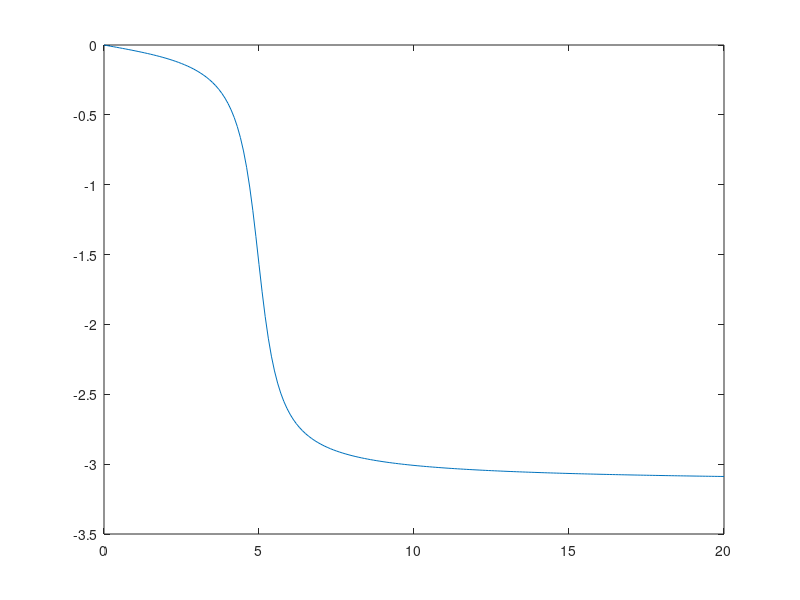
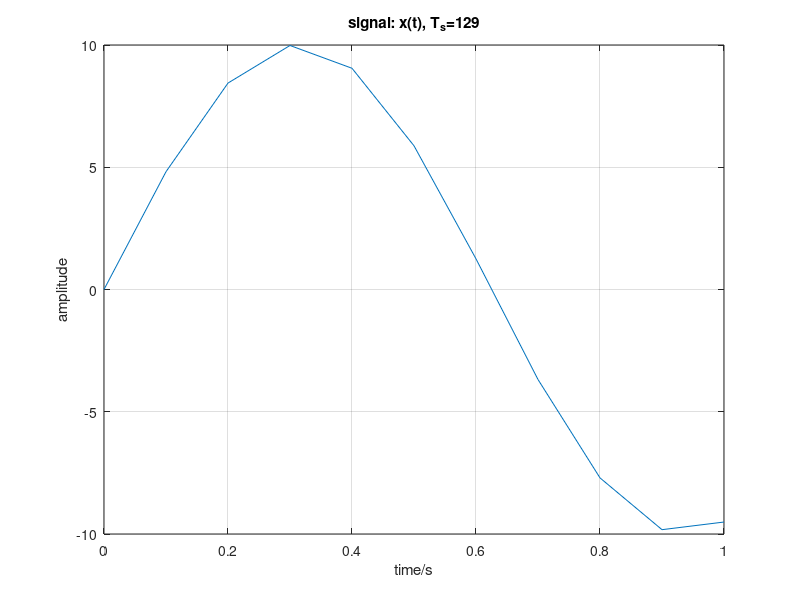
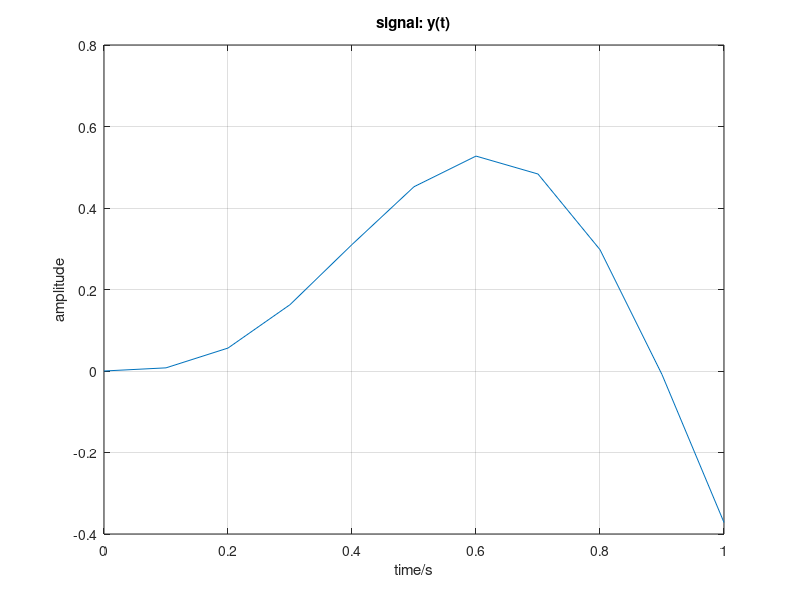

Here is the MATLAB script that generated these plots, in order:
clear;

% (1)
num = 1;                % 分子系数
den = [1, 1, 25];       % 分母系数
sys = tf(num, den);     % 系统函数
w = 0: 0.1: 20;         % ?
H = freqs(num, den, w); % H的频率响应

% 输出H的频率响应&Bode图
figure(1)
plot(w,abs(H));
plot(w,angle(H));

% (2)
t = 0: 0.1: 1;                             % 时域上的采样点
x = 10*sin(2*pi*0.8*t) + 10*sin(2*pi*5*t); % 时域上的采样点x对应的值
y = lsim(sys, x, t);                       % 时域上的采样点y对应的值

% 输出信号x的时域波形&频谱
figure(2)
plot(t, x);
title(['signal: x(t), T_s=', num2str(129)]);
xlabel('time/s');
ylabel('amplitude');
grid on;

% 输出信号y的时域波形&频谱
figure(3)
plot(t, y);
title('signal: y(t)');
xlabel('time/s');
ylabel('amplitude');
grid on;
